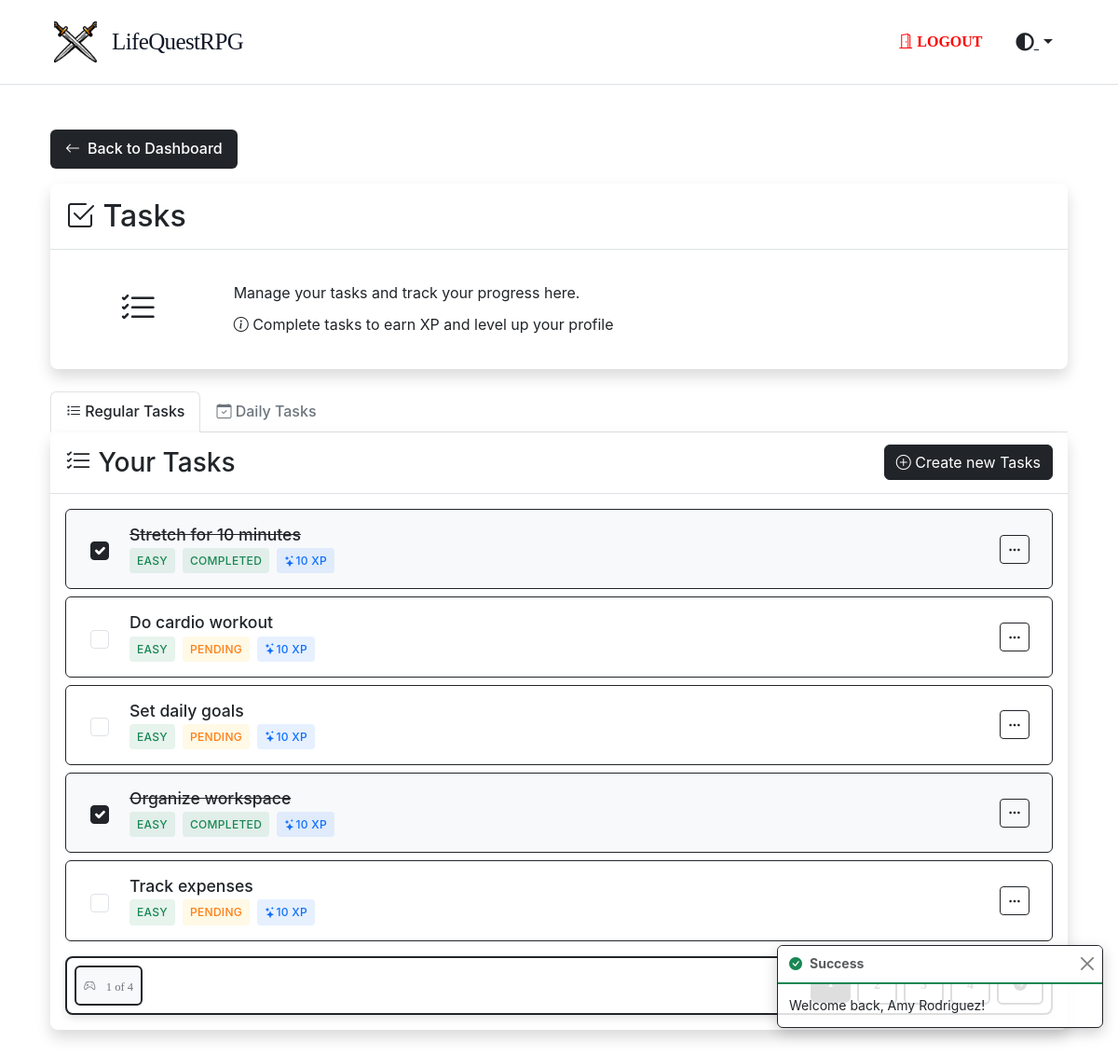
Page /task (signed in) on the committed database.
### tables this page shows
CREATE TABLE `tasks` (
  `id` int NOT NULL,
  `user_id` int NOT NULL,
  `title` varchar(255) NOT NULL,
  `status` enum('pending','completed') DEFAULT 'pending',
  `difficulty` enum('easy','medium','hard') DEFAULT 'easy',
  `category` enum('Physical Health','Mental Wellness','Personal Growth','Career / Studies','Finance','Home Environment','Relationships Social','Passion Hobbies') NOT NULL,
  `coins` int DEFAULT '0',
  `xp` int DEFAULT '0'
);

### app/Controllers/TaskController.php (called while the page is built, shortened)
<?php
class TaskController extends Controller
{
    protected $TaskModel;
    protected $UserStatsModel;
    public function __construct()
    {
        $this->TaskModel = new Tasks();
        $this->UserStatsModel = new UserStats();
    }
    public function index()
    {
        $currentUser = Auth::user();
        $userStats = $this->UserStatsModel->getUserStatsByUserId($currentUser['id']);
        $paginator = $this->TaskModel->paginate(
            page: 1,
            perPage: 5,
            orderBy: 'id',
            direction: 'DESC',
            conditions: [
                'user_id' => $currentUser['id']
            ]
        )->setTheme('game');
        return $this->view('task/index', [
            'title' => 'tasks',
            'tasks' => $paginator->items(),
            'userStats' => $userStats,
            'currentUser' => $currentUser,
            'paginator' => $paginator
        ]);
    }
}

### app/Core/Router.php (called while the page is built, shortened)
<?php
class Router
{
  protected $routes = [
    'GET' => [],
    'POST' => [],
    'PUT' => [],
    'DELETE' => []
  ];
  public function get(string $uri, array $controller, array $middleware = [])
  {
    $this->routes['GET'][$uri] = [
      'controller' => $controller,
      'middleware' => $middleware
    ];
    return $this;
  }
  public function post(string $uri, array $controller, array $middleware = [])
  {
    $this->routes['POST'][$uri] = [
      'controller' => $controller,
      'middleware' => $middleware
    ];
    return $this;
  }
  public function put(string $uri, array $controller, array $middleware = [])
  {
    $this->routes['PUT'][$uri] = [
      'controller' => $controller,
      'middleware' => $middleware
    ];
    return $this;
  }
  public function delete(string $uri, array $controller, array $middleware = [])
  {
    $this->routes['DELETE'][$uri] = [
      'controller' => $controller,
      'middleware' => $middleware
    ];
    return $this;
  }
  public function dispatch(string $uri, string $method)
  {
    $uri = $this->removeQueryString($uri);
    if (array_key_exists($uri, $this->routes[$method])) {
      $route = $this->routes[$method][$uri];
      return $this->callAction(
        $route['controller'][0],
        $route['controller'][1]
      );
    }
    throw new Exception("No route defined for {$uri} with method {$method}");
  }
  protected function removeQueryString(string $uri)
  {
    return parse_url($uri, PHP_URL_PATH) ?? $uri;
  }
  protected function callAction(string $controller, string $action)
  {
    $controller = new $controller();
    $params = [];
    return call_user_func_array([$controller, $action], $params);
  }
}

### web/bootstrap.php (called while the page is built, shortened)
<?php
$config = require_once __DIR__ . '/../config/config.php';
$database = require_once __DIR__ . '/../config/database.php';
$router = new Router();
$uri = $_SERVER['REQUEST_URI'] ?? '/';
$method = $_SERVER['REQUEST_METHOD'] ?? 'GET';
try {
  $router->dispatch($uri, $method);
} catch (Exception $e) {
  if ($config['debug']) {
    echo '<h1>Error</h1>';
    echo '<p>' . $e->getMessage() . '</p>';
    echo '<pre>' . $e->getTraceAsString() . '</pre>';
  } else {
    http_response_code(404);
    require_once __DIR__ . '/../app/Views/errors/404.php';
  }
}

### public/index.php (called while the page is built, shortened)
<?php
require_once ROOT_PATH . '/web/bootstrap.php';
?>

### app/Core/Auth.php (called while the page is built, shortened)
<?php
abstract class Auth
{
  protected static $user = null;
  public static function check()
  {
    return isset($_SESSION['users']) && !empty($_SESSION['users']);
  }
  public static function user()
  {
    if (self::$user === null && self::check()) {
      $sessionUser = $_SESSION['users'];
      $userId = null;
      if (is_array($sessionUser)) {
        $userId = $sessionUser['id'] ?? null;
      } elseif (is_object($sessionUser)) {
        $userId = $sessionUser->id ?? null;
      } elseif (is_numeric($sessionUser)) {
        $userId = $sessionUser;
      }
      if ($userId) {
        self::$user = User::find($userId);
      }
    }
    return self::$user;
  }
}

### app/Core/Database.php (called while the page is built, shortened)
<?php
class Database
{
  protected $pdo;
  protected $statement;
  public function __construct(array $config)
  {
    $dsn = "mysql:host={$config['host']};dbname={$config['database']};charset={$config['charset']}";
    $options = [
      PDO::ATTR_ERRMODE => PDO::ERRMODE_EXCEPTION,
      PDO::ATTR_DEFAULT_FETCH_MODE => PDO::FETCH_ASSOC,
      PDO::ATTR_EMULATE_PREPARES => false,
    ];
    try {
      $this->pdo = new PDO($dsn, $config['username'], $config['password'], $options);
    } catch (PDOException $e) {
      throw new PDOException($e->getMessage(), (int) $e->getCode());
    }
  }
  public function query(string $sql)
  {
    $this->statement = $this->pdo->prepare($sql);
    return $this;
  }
  public function bind(array $parameters)
  {
    foreach ($parameters as $key => $value) {
      if (is_array($value)) {
        $value = json_encode($value);
        $paramType = PDO::PARAM_STR;
      } else {
        $paramType = is_int($value) ? PDO::PARAM_INT : PDO::PARAM_STR;
      }
      $this->statement->bindValue(
        is_numeric($key) ? $key : $key,
        $value,
        $paramType
      );
    }
    return $this;
  }
  public function execute()
  {
    $this->statement->execute();
    return $this;
  }
  public function fetchAll()
  {
    return $this->statement->fetchAll();
  }
  public function fetch()
  {
    return $this->statement->fetch();
  }
}
?>

### app/Core/Model.php (called while the page is built, shortened)
<?php
abstract class Model
{
  protected static $db;
  protected static $table;
  public static function setDatabase(Database $database)
  {
    self::$db = $database;
  }
  public static function find(int $id)
  {
    return self::$db->query("SELECT * FROM " . static::$table . " WHERE id = ?")
      ->bind([1 => $id])
      ->execute()
      ->fetch();
  }
  public function paginate(
    int $page = 1,
    int $perPage = 10,
    ?string $orderBy = null,
    string $direction = 'DESC',
    array $conditions = [],
    string $pageName = 'page',
    ?array $columns = null
  ) {
    $paginator = new Paginator($perPage, $pageName);
    if ($orderBy) {
      $paginator->setOrderBy($orderBy, $direction);
    }
    $paginationInfo = $paginator->getPageInfo();
    $offset = ($paginationInfo['currentPage'] - 1) * $perPage;
    $items = $this->fetch($conditions, $orderBy, $direction, $perPage, $offset, $columns);
    $countSql = "SELECT COUNT(*) as count FROM " . static::$table;
    $params = [];
    if (!empty($conditions)) {
      $countSql .= " WHERE ";
      $whereClauses = [];
      foreach ($conditions as $column => $value) {
        $paramName = "{$column}";
        $whereClauses[] = "{$column} = :{$paramName}";
        $params[$paramName] = $value;
      }
      $countSql .= implode(' AND ', $whereClauses);
    }
    $countQuery = self::$db->query($countSql);
    if (!empty($params)) {
      $countQuery->bind($params);
    }
    $totalItems = (int) $countQuery->execute()->fetch()['count'];
    return $paginator->setData($items, $totalItems);
  }
  public function fetch(
    array $conditions = [],
    ?string $orderBy = null,
    string $direction = 'ASC',
    ?int $limit = null,
    ?int $offset = null,
    ?array $columns = null
  ) {
    $columnsString = $columns ? implode(', ', array_map(fn($col) => "`{$col}`", $columns)) : '*';
    $sql = "SELECT {$columnsString} FROM " . static::$table;
    $params = [];
    if (!empty($conditions)) {
      $sql .= " WHERE ";
      $whereClauses = [];
      foreach ($conditions as $column => $value) {
        $paramName = "{$column}";
        $whereClauses[] = "{$column} = :{$paramName}";
        $params[":{$paramName}"] = $value;
      }
      $sql .= implode(" AND ", $whereClauses);
    }
    if ($orderBy !== null) {
      $direction = strtoupper($direction) === 'DESC' ? 'DESC' : 'ASC';
      $sql .= " ORDER BY `{$orderBy}` {$direction}";
    }
    if ($limit !== null) {
      $sql .= " LIMIT :limit";
      $params[':limit'] = $limit;
      if ($offset !== null) {
        $sql .= " OFFSET :offset";
        $params[':offset'] = $offset;
      }
    }
    $query = self::$db->query($sql);
    if (!empty($params)) {
      $query->bind($params);
    }
    return $query->execute()->fetchAll();
  }
}

### app/Core/Paginator.php (called while the page is built, shortened)
<?php
class Paginator
{
  protected int $currentPage = 1;
  protected int $perPage = 10;
  protected int $totalItems = 0;
  protected int $totalPages = 0;
  protected string $orderBy = '';
  protected string $direction = 'ASC';
  protected string $pageName = 'page';
  public function __construct(int $perPage = 10, string $pageName = 'page')
  {
    $this->perPage = $perPage;
    $this->pageName = $pageName;
    $this->currentPage = $this->resolveCurrentPage();
  }
  protected function resolveCurrentPage(): int
  {
    return isset($_GET[$this->pageName]) ? max(1, (int) $_GET[$this->pageName]) : 1;
  }
  public function setData(array $data, int $totalItems): self
  {
    $this->totalItems = $totalItems;
    $this->totalPages = ceil($totalItems / $this->perPage);
    return $this;
  }
  public function setOrderBy(string $orderBy, string $direction = 'ASC'): self
  {
    $this->orderBy = $orderBy;
    $this->direction = strtoupper($direction);
    return $this;
  }
  public function getPageInfo(): array
  {
    return [
      'currentPage' => $this->currentPage,
      'totalPages' => $this->totalPages,
      'totalItems' => $this->totalItems,
      'perPage' => $this->perPage,
      'orderBy' => $this->orderBy,
      'direction' => $this->direction,
      'pageName' => $this->pageName
    ];
  }
}

### app/Views/task/index.php (the view, shortened to what this page needs)
<div class="container py-4" id="pagination-content">
  <a href="/" class="back-button">
    <i class="bi bi-arrow-left"></i>
    Back to Dashboard
  </a>
  <div class="card border-dark mb-4 shadow">
    <div class="card-header bg-white">
      <h2 class="my-2"><i class="bi bi-check2-square"></i> <?= ucfirst($title) ?></h2>
    </div>
    <div class="card-body">
      <div class="row align-items-center">
        <div class="col-md-2 text-center mb-3 mb-md-0">
          <div class="rounded p-3 d-inline-block">
            <i class="bi bi-list-check fs-1"></i>
          </div>
        </div>
        <div class="col-md-10">
          <p class="mb-0">Manage your tasks and track your progress here.</p>
          <div class="mt-2">
            <i class="bi bi-info-circle"></i> Complete tasks to earn XP and level up your profile
          </div>
        </div>
      </div>
    </div>
  </div>
  <ul class="nav nav-tabs ">
    <li class="nav-item">
      <a class="nav-link active" aria-current="page" href="/task">
        <i class="bi bi-list-task"></i> Regular Tasks
      </a>
    </li>
    <li class="nav-item">
      <a class="nav-link" href="/dailytask">
        <i class="bi bi-calendar-check"></i> Daily Tasks
      </a>
    </li>
  </ul>
  <div class="card border-dark mb-4 shadow">
    <div class="card-header bg-white d-flex justify-content-between align-items-center">
      <h3 class="my-2"><i class="bi bi-list-check"></i> Your Tasks</h3>
      <button type="button" class="btn btn-dark" data-bs-toggle="modal" data-bs-target="#createTaskModal">
        <i class="bi bi-plus-circle"></i> Create new Tasks
      </button>
    </div>
    <div class="card-body">
      <?php if (empty($tasks)): ?>
        <div class="alert alert-dark text-center" role="alert">
          <i class="bi bi-emoji-neutral display-4 d-block mb-3"></i>
          <p class="mb-0">No tasks found. Create your first task!</p>
        </div>
      <?php else: ?>
        <div class="task-list">
          <?php foreach ($paginator->items() as $task): ?>
            <?php
            $isCompleted = $task['status'] === 'completed';
            $difficultyClass = getDifficultyClass($task['difficulty']);
            $difficultyLabel = ucfirst($task['difficulty']);
            $points = getDifficultyPoints($task['difficulty']);
            ?>
            <div class="task-row <?= $isCompleted ? 'completed' : '' ?> border border-dark rounded mb-2"
              onclick="taskRowClick(this, <?= $task['id'] ?>)">
              <div class="task-left">
                <div class="task-checkbox">
                  <input type="checkbox" class="form-check-input task-check" <?= $isCompleted ? 'checked' : '' ?>
                    onclick="event.stopPropagation()" onchange="return toggleTaskStatus(<?= $task['id'] ?>, this)">
                </div>
              </div>
              <div class="task-center">
                <h5 class="task-title <?= $isCompleted ? 'text-decoration-line-through' : '' ?>">
                  <?= htmlspecialchars($task['title']) ?>
                </h5>
                <div class="task-meta">
                  <span class="task-badge <?= $difficultyClass ?>">
                    <?= $difficultyLabel ?>
                  </span>
                  <span class="task-badge status-badge <?= $isCompleted ? 'status-completed' : 'status-pending' ?>">
                    <?= ucfirst($task['status']) ?>
                  </span>
                  <span class="task-badge reward-badge">
                    <i class="bi bi-stars"></i> <?= $points ?> XP
                  </span>
                </div>
              </div>
              <div class="task-actions">
                <div class="dropdown">
                  <button class="btn btn-sm btn-outline-dark" type="button" id="dropdownMenu<?= $task['id'] ?>"
                    data-bs-toggle="dropdown" aria-expanded="false" onclick="event.stopPropagation()">
                    <i class="bi bi-three-dots"></i>
                  </button>
                </div>
              </div>
            </div>
          <?php endforeach; ?>
        </div>
        <?= $paginator->links() ?>
      <?php endif; ?>
    </div>
  </div>
</div>
<div class="toast-container position-fixed bottom-0 end-0 p-3" id="toastContainer">
</div>
<?php
function getDifficultyClass($difficulty)
{
  return [
    'easy' => 'difficulty-easy',
    'medium' => 'difficulty-medium',
    'hard' => 'difficulty-hard'
  ][$difficulty] ?? '';
}
function getDifficultyPoints($difficulty)
{
  return [
    'easy' => 10,
    'medium' => 20,
    'hard' => 30
  ][$difficulty] ?? 5;
}
?>

### rows in the picture
tasks: status "☑", title "Stretch for 10 minutes", difficulty "EASY", status "COMPLETED", difficulty "10"
tasks: title "Do cardio workout", difficulty "EASY", status "PENDING", difficulty "10"
tasks: title "Set daily goals", difficulty "EASY", status "PENDING", difficulty "10"
tasks: status "☑", title "Organize workspace", difficulty "EASY", status "COMPLETED", difficulty "10"
tasks: title "Track expenses", difficulty "EASY", status "PENDING", difficulty "10"

### other values in the picture
$title "Tasks"
$pagination['currentPage'] "1"
$pagination['totalPages'] "4"
$_SESSION['success'] "Welcome back, Amy Rodriguez!"
